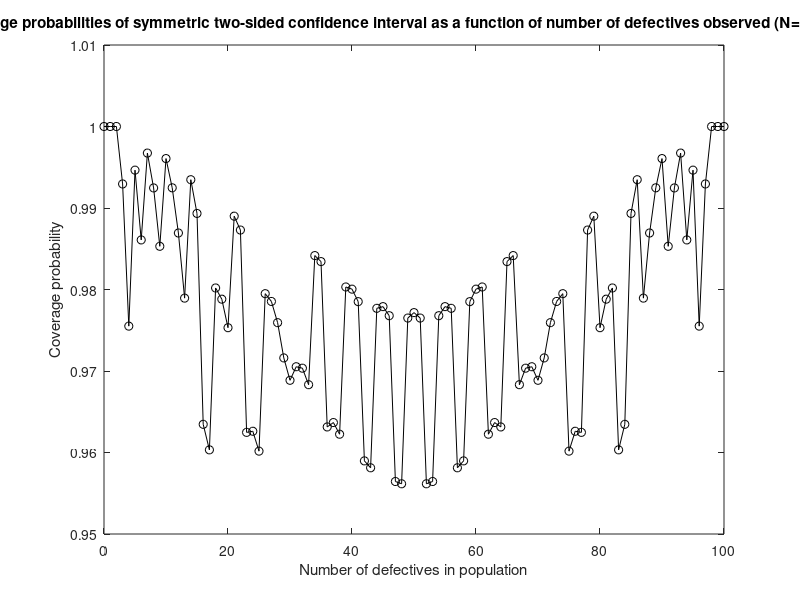
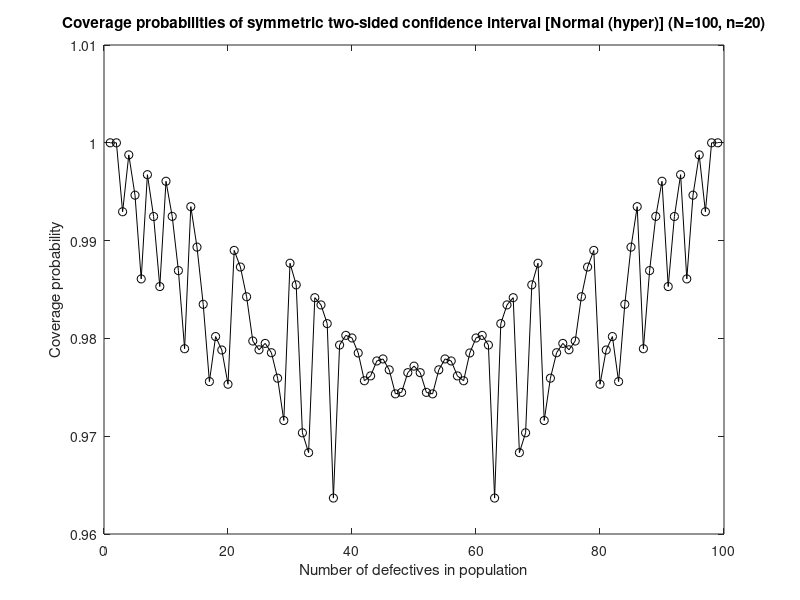
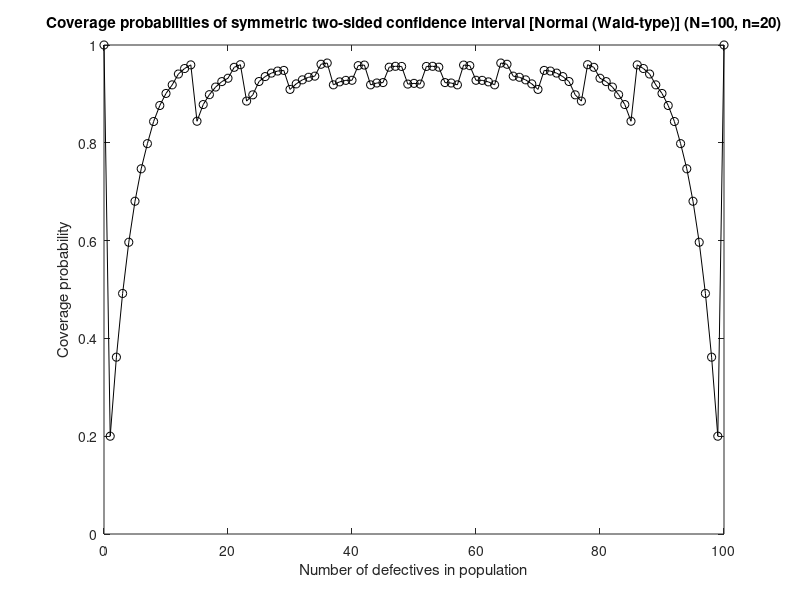
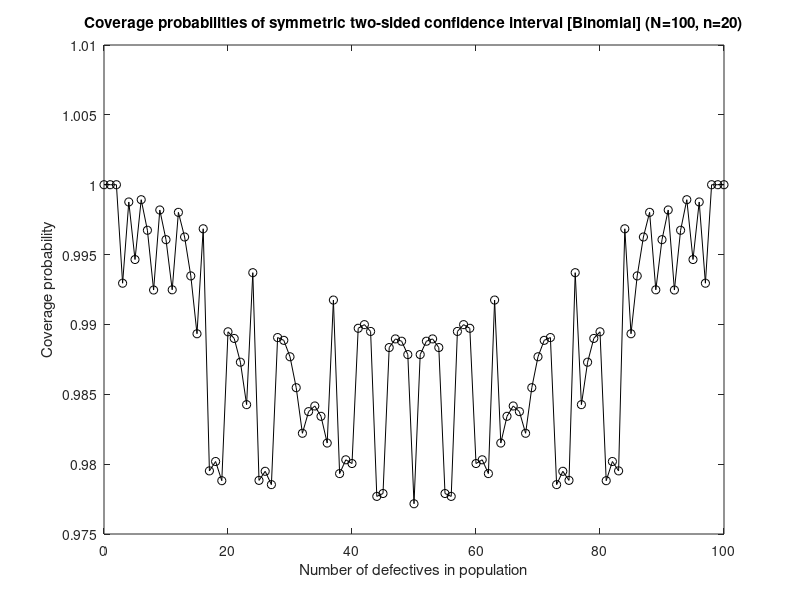

Recreate these plots in MATLAB, in order.
%------------------------------------------------------------------------------
% Filename: hypgeo_D.m
% 
% To determine confidence interval widths and coverage probabilities of sampling
% from population without replacement - hypergeometric distribution
%
% This code takes population size and sample size to generate sampling
% distributions. Confidence interval widths and coverage probabilities are
% determined for hypergeometric distribution (exact) is
% compared with various approximations: binomial, normal approx and Poisson.
%
% Reference: http://naumaan.com/files/HypGeo-CI-Naumaan_Nayyar.pdf
%
% Author: Naumaan Nayyar
%
% Date: August 8, 2015
%------------------------------------------------------------------------------

close all
clear all
clc

N = 100; %population size
n = 20; %sample size

alpha = 0.05;
alpha1 = 0.025; %left tail probability
alpha2 = alpha - alpha1; %right tail probability

x = 0:n; %number of defectives observed in sample

D = 0:N; %defective size in population
p = zeros(1,N+1); %coverage probability
p2 = zeros(1,N+1); %coverage probability
p3 = zeros(1,N+1); %coverage probability
p4 = zeros(1,N+1); %coverage probability

%% exact confidence interval computation
for i = 1:length(x)
    yu = hygecdf(x(i),N,D,n);
    if(x(i) > 0)
        yl = hygecdf(x(i)-1,N,D,n);
    else
        yl = 0;
    end
    if(yu(end)>alpha1)
        Du(i) = N - (n - x(i));
    else
        Du(i) = find(yu-alpha1 <= 0, 1, 'first')-1; % -1 to match index to zero subscript
        if(Du(i) > 0)
            Du(i) = Du(i) - 1; % -1 to get to needed element
        end
    end
    if(yl(1) < 1 - alpha2)
        Dl(i) = x(i);
    else
        Dl(i) = find(yl-1+alpha2 >= 0, 1, 'last')-1; % -1 to match index to zero subscript
        if(Dl(i) < N)
            Dl(i) = Dl(i) + 1; % +1 to get to needed element
        end
    end
    w(i) = Du(i) - Dl(i);
    p(Dl(i)+1:Du(i)+1) = p(Dl(i)+1:Du(i)+1) + hygepdf(x(i),N,Dl(i):Du(i),n);
end
[x' Dl' Du' w']

%fit((x'-n/2)*2/n,w','poly4') % try to fit a polynomial curve to the width
%as a function of the scaled and centered data

% plot((x-n/2)*2/n,w,'-ob');
% xlabel('Number of defectives observed')
% ylabel('Width of confidence interval of number of defectives in population')
% title('Width of symmetric two-sided confidence interval as a function of number of defectives observed (N=100, n=20)')
% figure,plot(x,Dl,'-og')
% hold on
% plot(x,Du,'-or')
% xlabel('Number of defectives observed')
% ylabel('Lower and upper confidence bound of number of defectives in population')
% title('Two-sided symmetric confidence bounds as a function of number of defectives observed (N=100, n=20)')
% hold off
figure,plot(D(1:end),p(1:end),'-ok');
xlabel('Number of defectives in population');
ylabel('Coverage probability');
title('Coverage probabilities of symmetric two-sided confidence interval as a function of number of defectives observed (N=1000, n=20)');

%% method 2 (naumaan - Normal (hyper) cdf approximation)
contcorr = 0.5; % 0.5 or x/n
c = norminv(alpha1)^2*(N-n)/(N-1);
x = x + contcorr; % continuity correction
Du2 = min(round(N*((2*n*x + c*n) + sqrt(c^2*n^2 + 4*c*n*x.*(n-x)))/(2*(n^2 + c*n))),N);
x = x - contcorr - 0.5; % continuity correction
Dl2 = max(round(N*((2*n*x + c*n) - sqrt(c^2*n^2 + 4*c*n*x.*(n-x)))/(2*(n^2 + c*n))),0);
x = x + 0.5; % restoring x
[x' Dl2' Du2' Du2'-Dl2']
for i = 1:length(x)
    p2(Dl2(i)+1:Du2(i)+1) = p2(Dl2(i)+1:Du2(i)+1) + hygepdf(x(i),N,Dl2(i):Du2(i),n);
end
figure,plot(D(2:end-1),p2(2:end-1),'-ok');
xlabel('Number of defectives in population');
ylabel('Coverage probability');
title('Coverage probabilities of symmetric two-sided confidence interval [Normal (hyper)] (N=100, n=20)');

%% method 3 (normal error approximation Wald-type)
fpc = sqrt((N-n)/(N-1));
x = x/n; % proportion conversion
Dl3 = max(round(N*(x + fpc*norminv(alpha1)*sqrt(x.*(1-x)/n))),0);
Du3 = min(round(N*(x - fpc*norminv(alpha1)*sqrt(x.*(1-x)/n))),N);
x = x*n; % restoring x
[x' Dl3' Du3' Du3'-Dl3']
for i = 1:length(x)
    p3(Dl3(i)+1:Du3(i)+1) = p3(Dl3(i)+1:Du3(i)+1) + hygepdf(x(i),N,Dl3(i):Du3(i),n);
end
figure,plot(D(1:end),p3(1:end),'-ok');
xlabel('Number of defectives in population');
ylabel('Coverage probability');
title('Coverage probabilities of symmetric two-sided confidence interval [Normal (Wald-type)] (N=100, n=20)');


%% method 4 - clopper-pearson binomial interval (exact computation using inverse of beta cdf)
Du4 = floor(min(N*betainv(1-alpha1,x+1,n-x),N));
Dl4 = ceil(max(0,N*betainv(alpha2,x,n-x+1)));
[x' Dl4' Du4' Du4'-Dl4']
for i = 1:length(x)
    p4(Dl4(i)+1:Du4(i)+1) = p4(Dl4(i)+1:Du4(i)+1) + hygepdf(x(i),N,Dl4(i):Du4(i),n);
end
figure,plot(D(1:end),p4(1:end),'-ok');
xlabel('Number of defectives in population');
ylabel('Coverage probability');
title('Coverage probabilities of symmetric two-sided confidence interval [Binomial] (N=100, n=20)');

figure,plot(x,w,'-ob',x,Du2-Dl2,'-xr',x,Du3-Dl3,'-*k',x,Du4-Dl4,'-+g');
xlabel('Number of defectives observed')
ylabel('Width of confidence interval of number of defectives in population')
title('Width of symmetric two-sided confidence interval as a function of number of defectives observed (N=100, n=20)')
legend('exact','Normal (hyper)','Normal (Wald-type)','binomial')